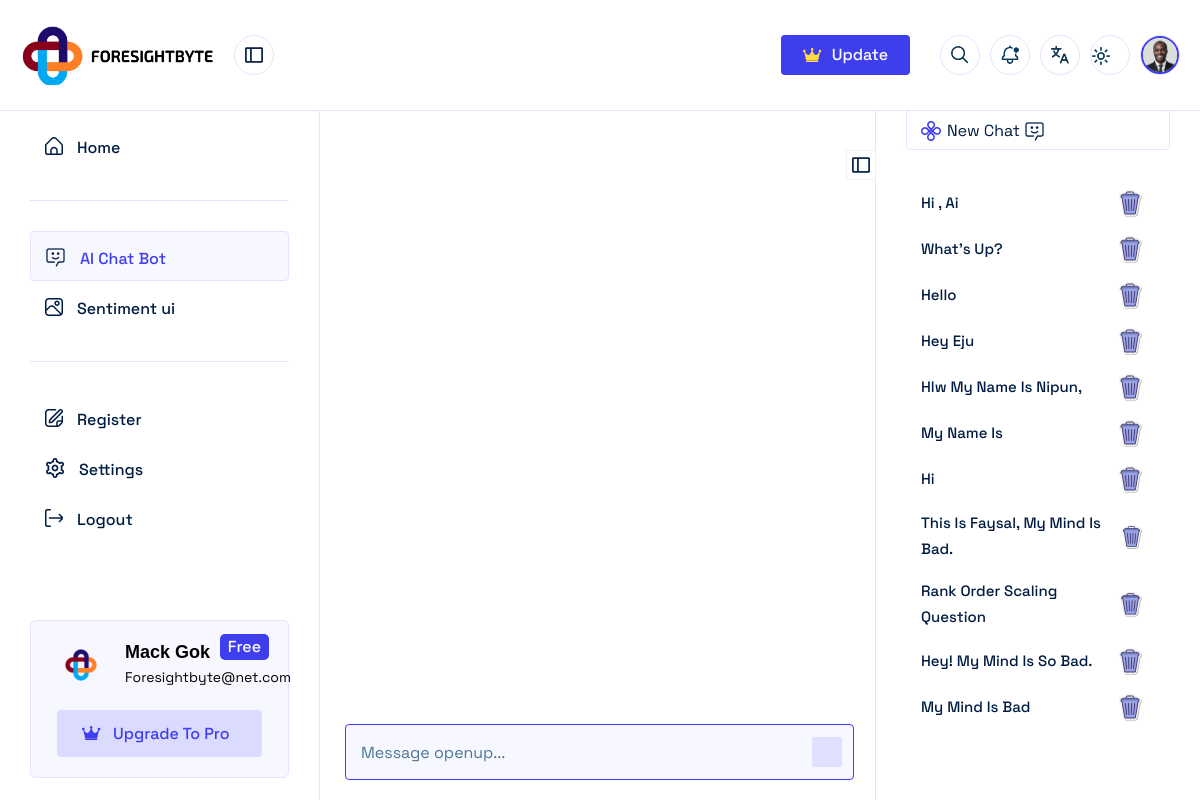
The page /myapp/chatui/ on the database as committed earlier.
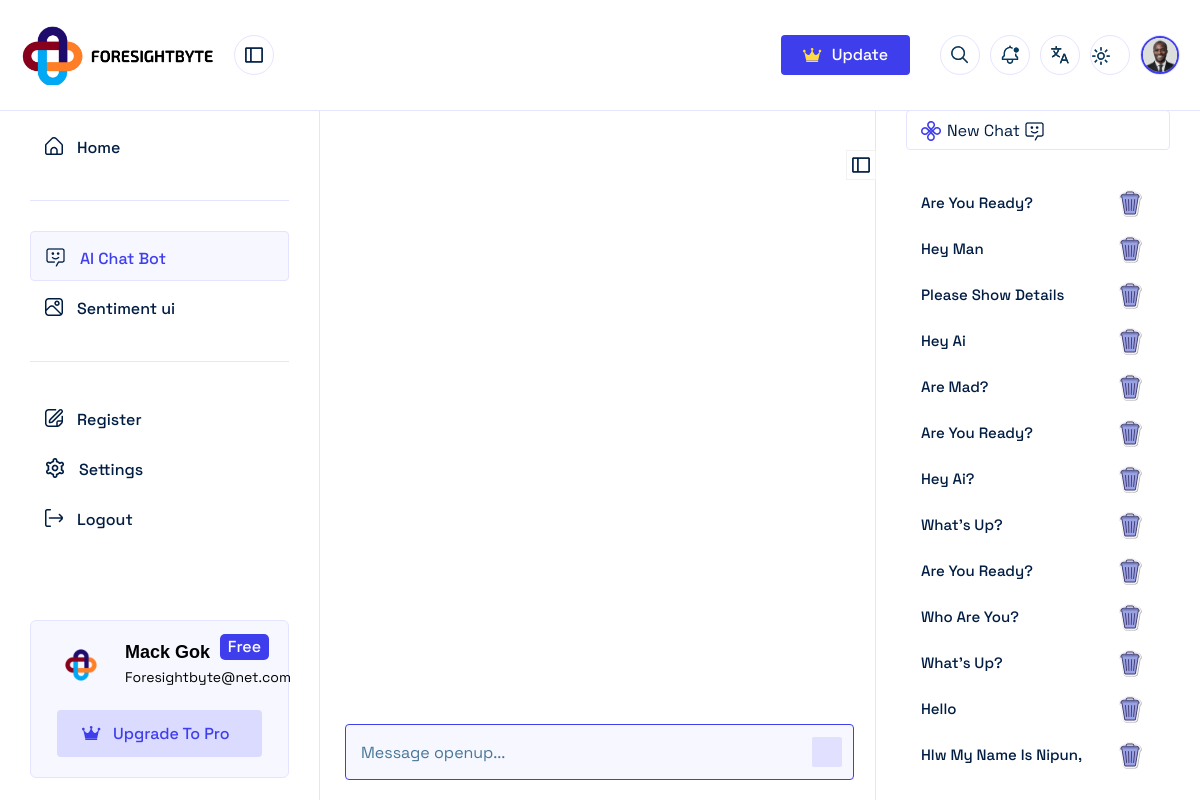
The same page on the database as committed later.
### myapp/models.py (models this page shows)
class BaseModel(models.Model):
    created_at = models.DateTimeField(default=now, editable=False)
    updated_at = models.DateTimeField(auto_now_add=True, editable=False)
    class Meta:
        ordering = ['-created_at']
        abstract = True

class ChatTitle(BaseModel):
    subadminID = models.ForeignKey(Subadmin, on_delete=models.CASCADE,null=True, blank=True)
    customerID = models.ForeignKey(Customer, on_delete=models.CASCADE,null=True, blank=True)
    title = models.TextField()

### myapp/chatviews.py (the view)
# urls.py: path('myapp/chatui/', chatui, name='chatui'),
def chatui(request):
    chatTitles = ChatTitle.objects.all().order_by('-id')
    chatBodyscount = ChatTitle.objects.all().count()
    request.session.flush()
    data ={
        'chatTitles':chatTitles,
        'chatBodyscount':chatBodyscount,
    }
    return render(request, 'a_mainchat.html',data)

### templates/a_mainchat.html (shortened to what this page needs)
{% extends 'chatbase.html' %}
{% load static %}
{% block chatbody %}
 <div class="main-center-content-m-left center-content search-sticky">
    <form action="#" class="search-form">
        <input type="text" name="tynChatInput"  id="tynChatInput" placeholder="Message openup...">
        <button id="chatbtn"><i class="fa-regular fa-arrow-up"></i></button>
    </form>
</div>
<div class="right-side-bar-new-chat-option">
    <div class="new-chat-option">
        <a href="{% url 'chatui' %}">
            <img src="{% static 'chatbot/assets/images/logo/logo-02.png' %}" alt="logo">
            <img src="{% static 'chatbot/assets/images/icons/04.png' %}" alt="icons">
        </a>
    </div>
    <div class="chat-history-wrapper">
            <div class="chat-history-area-start">
                {% for chatTitle in chatTitles %}
                    {% if chatTitle.id == id %}
                <div class="single-history">
                    <a href="{% url 'dynamic' chatTitle.id %}"><p>{{ chatTitle.title }}</p>
                    <a href="{% url 'dynamic_delete' chatTitle.id %}">
                        <img src="{% static 'chatbot/assets/images/icons/icons8-delete.svg' %}" alt="icons" width="50px">
                    </a>
                </div>
                {% else %}
                <div class="single-history">
                    <a href="{% url 'dynamic' chatTitle.id %}"><p>{{ chatTitle.title }}</p></a>
                    <a href="{% url 'dynamic_delete' chatTitle.id %}">
                        <img src="{% static 'chatbot/assets/images/icons/icons8-delete.svg' %}" alt="icons" width="30px">
                    </a>
                </div>
                {% endif %}
                {% endfor %}
            </div>
    </div>
    <div class="right-side-open-clouse" id="collups-right">
        <img src="{% static 'chatbot/assets/images/icons/01.svg' %}" alt="icons">
    </div>
</div>
{% endblock chatbody %}

### templates/chatbase.html (shortened to what this page needs)
<!DOCTYPE html>
<html lang="en">
    {% load static %}
<head>
    <link rel="stylesheet" href="{% static 'chatbot/assets/css/plugins/fontawesome-6.css' %}">
    <link rel="stylesheet" href="{% static 'chatbot/assets/css/plugins/swiper.css' %}">
    <link rel="stylesheet" href="{% static 'chatbot/assets/css/vendor/bootstrap.min.css' %}">
    <link rel="stylesheet" href="{% static 'chatbot/assets/css/style.css' %}">
</head>
<body class="chatbot">
    <div class="header-area-one">
        <div class="container-30">
            <div class="col-lg-12">
                <div class="header-inner-one">
                    <div class="left-logo-area">
                        <a href="{% url 'welcome' %}" class="logo">
                            <img src="{% static 'ui/assets/images/logo/logo3.png' %}" alt="logo-image" style="width: 100px;height: 60px;">
                        </a>
                        <div class="left-side-open-clouse" id="collups-left">
                            <img src="{% static 'chatbot/assets/images/icons/01.svg' %}" alt="icons">
                        </div>
                    </div>
                    <div class="header-right">
                        <div class="button-area">
                            <a href="javascript: void(0);" class="rts-btn btn-primary" data-bs-toggle="modal" data-bs-target="#exampleModal" data-bs-whatever="@mdo">
                                <img src="{% static 'chatbot/assets/images/icons/02.svg' %}" alt="icons">
                                Update
                            </a>
                        </div>
                        <div class="action-interactive-area__header">
                            <div class="single_action__haeader search-action openuptip" flow="down" tooltip="Search">
                            </div>
                            <div class="single_action__haeader notification openuptip" flow="down" tooltip="Notification">
                            </div>
                            <div class="single_action__haeader language  user_avatar__information openuptip" flow="down" tooltip="Notification">
                            </div>
                            <div class="single_action__haeader rts-dark-light openuptip" flow="down" tooltip="Dark / Light" id="rts-data-toggle">
                                <div class="in-light">
                                </div>
                                <div class="in-dark">
                                </div>
                            </div>
                            <div class="single_action__haeader user_avatar__information openuptip" flow="down" tooltip="Profile">
                                <div class="avatar">
                                    <img src="{% static 'chatbot/assets/images/avatar/01.png' %}" alt="avatar">
                                </div>
                            </div>
                        </div>
                    </div>
                </div>
            </div>
        </div>
    </div>
    <button type="button" class="btn btn-primary">Open modal for @mdo</button>
    <div class="dash-board-main-wrapper">
        <div class="left-side-bar">
            <div class="inner">
                <div class="single-menu-wrapper">
                    <a href="{% url 'welcome' %}" class="single-menu">
                        <div class="icon">
                            <img src="{% static 'chatbot/assets/images/icons/01.png' %}" alt="icons">
                        </div>
                        <p>Home</p>
                    </a>
                </div>
                <div class="single-menu-wrapper">
                    <a href="{% url 'chatui' %}" class="single-menu {% if request.resolver_match.url_name == 'chatui' %}active{% endif %}">
                        <div class="icon">
                            <img src="{% static 'chatbot/assets/images/icons/04.png' %}" alt="icons">
                        </div>
                        <p>AI Chat Bot</p>
                    </a>
                    <a href="{% url 'sentimentui' %}" class="single-menu {% if request.resolver_match.url_name == 'sentimentui' %}active{% endif %}">
                        <div class="icon">
                            <img src="{% static 'chatbot/assets/images/icons/05.png' %}" alt="icons">
                        </div>
                        <p>Sentiment ui</p>
                    </a>
                </div>
                <div class="single-menu-wrapper">
                    <a href="#" class="single-menu">
                        <div class="icon">
                            <img src="{% static 'chatbot/assets/images/icons/07.png' %}" alt="icons">
                        </div>
                        <p>Register</p>
                    </a>
                    <a class="collapse-btn collapsed single-menu" data-bs-toggle="collapse" href="#collapseExample" role="button" aria-expanded="false" aria-controls="collapseExample">
                        <div class="icon">
                            <img src="{% static 'chatbot/assets/images/icons/08.png' %}" alt="icons">
                        </div>
                        <p>Settings</p>
                    </a>
                    <a href="{% url 'welcome' %}" class="single-menu">
                        <div class="icon">
                            <img src="{% static 'chatbot/assets/images/icons/09.png' %}" alt="icons">
                        </div>
                        <p>Logout</p>
                    </a>
                </div>
            </div>
            <div class="bottom-user">
                <div class="user-wrapper">
                    <img src="{% static 'ui/assets/images/favicon.ico' %}" alt="avatar">
                    <div class="info">
                        <h6 class="title">Mack Gok</h6>
                        <a href="#">Foresightbyte@net.com</a>
                    </div>
                    <span>Free</span>
                </div>
                <div class="pro-upgrade">
                    <button class="rts-btn btn-primary" data-bs-toggle="modal" data-bs-target="#exampleModal" data-bs-whatever="@mdo">
                        <img src="{% static 'chatbot/assets/images/icons/14.png' %}" alt="icons">
                        Upgrade To Pro
                    </button>
                </div>
            </div>
        </div>
        {% block chatbody %}
        {% endblock chatbody %}
    </div>
</body>
</html>

Rows that differ between the two databases and show on the page:
removed ChatTitle: title "Hi , Ai"
removed ChatTitle: title "Hey Eju"
no longer on this page (row unchanged): ChatTitle: title "My Name Is"
no longer on this page (row unchanged): ChatTitle: title "Hi"
no longer on this page (row unchanged): ChatTitle: title "This Is Faysal, My Mind Is Bad."
no longer on this page (row unchanged): ChatTitle: title "Rank Order Scaling Question"
no longer on this page (row unchanged): ChatTitle: title "Hey! My Mind Is So Bad."
no longer on this page (row unchanged): ChatTitle: title "My Mind Is Bad"
added ChatTitle: title "Are You Ready?"
added ChatTitle: title "Hey Man"
added ChatTitle: title "Please Show Details"
added ChatTitle: title "Hey Ai"
added ChatTitle: title "Are Mad?"
added ChatTitle: title "Are You Ready?"
added ChatTitle: title "Hey Ai?"
added ChatTitle: title "What's Up?"
added ChatTitle: title "Are You Ready?"
added ChatTitle: title "Who Are You?"
